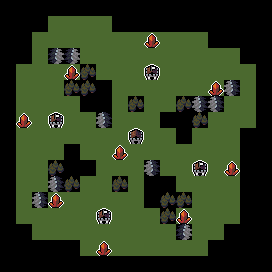

The image is a tile-based game level rendered from a .tmx file. Its description and complete source (layers, tilesets, objects, tile grids) follow:
An orthogonal 17x17 tile map with 16x16 px tiles, 3 tile layers (Tiles, Objects, Metadata).

<map version="1.10" tiledversion="1.10.0" orientation="orthogonal" renderorder="right-down" width="17" height="17" tilewidth="16" tileheight="16" infinite="0" nextlayerid="34" nextobjectid="102">
 <editorsettings>
  <export format="MUD Templates" />
 </editorsettings>
 <tileset firstgid="1" source="../../../tilesets/map-maker-tileset.tsx" />
 <group id="17" name="Tiles" offsetx="2.84217e-14" offsety="0">
  <properties>
   <property name="entityLayer" type="bool" value="true" />
  </properties>
  <layer id="2" name="Tiles" width="17" height="17">
   <properties>
    <property name="prototypeLayer" type="bool" value="true" />
   </properties>
   <data encoding="csv">
0,0,0,0,0,0,0,0,0,0,0,0,0,0,0,0,0,
0,0,0,1,1,1,3221225473,0,0,0,0,0,0,0,0,0,0,
0,0,1,1,2147483649,2147483649,3221225473,3221225473,3221225473,3221225473,3221225473,3221225473,3221225473,0,0,0,0,
0,0,1,2147483651,2147483651,2147483649,3221225473,3221225473,3221225473,3221225473,3221225473,3221225473,3221225473,1,1,0,0,
0,1,1,2147483649,1,2,1,1,1,1,1,1,1,1,3221225473,1,0,
0,1,1,2147483649,2,2,0,1,1,1,1,1,1,1,3,1,0,
0,1,1,1,1,0,0,1,2,1,1,2,3,3,3221225473,3221225473,0,
0,1,1,1,1,1,3,1,1,1,0,0,2,1,3221225473,3221225473,0,
0,1,1,1,1,1,1,1,1,1,1,0,1,1,3221225473,0,0,
0,1,1,1,0,1,1,1,1,1,1,1,1,1,3221225473,0,0,
0,1,1,2,0,0,1,1,1,3,1,1,1,1,3221225473,0,0,
0,1,1,3,2,1,1,2,1,0,0,1,1,1,1,0,0,
0,1,3,1,1,1,1,1,1,0,2,2,2147483649,1,1,0,0,
0,1,1,1,1,1,1,1,1,1,2,1,2147483649,1,1,0,0,
0,0,1,1,1,1,1,1,1,1,2147483649,2147483651,1,1,0,0,0,
0,0,0,0,0,1,1,1,1,1,2147483649,2147483649,1,0,0,0,0,
0,0,0,0,0,0,0,0,0,0,0,0,0,0,0,0,0
</data>
  </layer>
 </group>
 <group id="15" name="Objects">
  <properties>
   <property name="entityLayer" type="bool" value="true" />
  </properties>
  <layer id="10" name="Objects" width="17" height="17">
   <properties>
    <property name="prototypeLayer" type="bool" value="true" />
   </properties>
   <data encoding="csv">
0,0,0,0,0,0,0,0,0,0,0,0,0,0,0,0,0,
0,0,0,0,0,0,0,0,0,0,0,0,0,0,0,0,0,
0,0,0,0,0,0,0,0,0,14,0,0,0,0,0,0,0,
0,0,0,0,0,0,0,0,0,0,0,0,0,0,0,0,0,
0,0,0,0,14,0,0,0,0,10,0,0,0,0,0,0,0,
0,0,0,0,0,0,0,0,0,0,0,0,0,14,0,0,0,
0,0,0,0,0,0,0,0,0,0,0,0,0,0,0,0,0,
0,14,0,10,0,0,0,0,0,0,0,0,0,0,0,0,0,
0,0,0,0,0,0,0,0,9,0,0,0,0,0,0,0,0,
0,0,0,0,0,0,0,14,0,0,0,0,0,0,0,0,0,
0,0,0,0,0,0,0,0,0,0,0,0,10,0,14,0,0,
0,0,0,0,0,0,0,0,0,0,0,0,0,0,0,0,0,
0,0,0,14,0,0,0,0,0,0,0,0,0,0,0,0,0,
0,0,0,0,0,0,10,0,0,0,0,14,0,0,0,0,0,
0,0,0,0,0,0,0,0,0,0,0,0,0,0,0,0,0,
0,0,0,0,0,0,14,0,0,0,0,0,0,0,0,0,0,
0,0,0,0,0,0,0,0,0,0,0,0,0,0,0,0,0
</data>
  </layer>
  <layer id="33" name="Metadata" width="17" height="17">
   <properties>
    <property name="prototypeLayer" type="bool" value="true" />
   </properties>
   <data encoding="csv">
0,0,0,0,0,0,0,0,0,0,0,0,0,0,0,0,0,
0,0,0,0,0,0,0,0,0,0,0,0,0,0,0,0,0,
0,0,0,0,0,0,0,0,0,0,0,0,0,0,0,0,0,
0,0,0,0,0,0,0,0,0,0,0,0,0,0,0,0,0,
0,0,0,0,0,0,0,0,0,0,0,0,0,0,0,0,0,
0,0,0,0,0,0,0,0,0,0,0,0,0,0,0,0,0,
0,0,0,0,0,0,0,0,0,0,0,0,0,0,0,0,0,
0,0,0,0,0,0,0,0,0,0,0,0,0,0,0,0,0,
0,0,0,0,0,0,0,0,0,0,0,0,0,0,0,0,0,
0,0,0,0,0,0,0,0,0,0,0,0,0,0,0,0,0,
0,0,0,0,0,0,0,0,0,0,0,0,0,0,0,0,0,
0,0,0,0,0,0,0,0,0,0,0,0,0,0,0,0,0,
0,0,0,0,0,0,0,0,0,0,0,0,0,0,0,0,0,
0,0,0,0,0,0,0,0,0,0,0,0,0,0,0,0,0,
0,0,0,0,0,0,0,0,0,0,0,0,0,0,0,0,0,
0,0,0,0,0,0,0,0,0,0,0,0,0,0,0,0,0,
0,0,0,0,0,0,0,0,0,0,0,0,0,0,0,0,0
</data>
  </layer>
  <objectgroup id="18" name="Portals" />
 </group>
</map>
